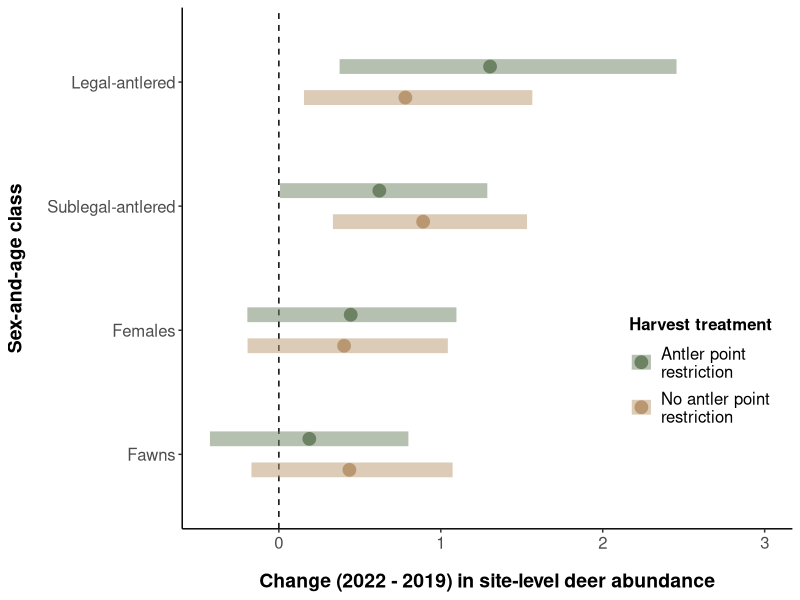
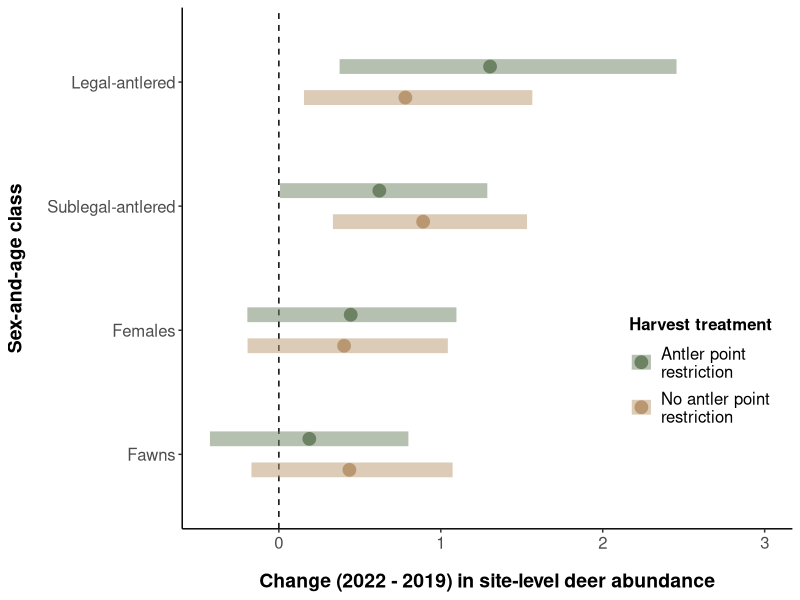

These figures' R source, in order:

##################################################
############### Difference Plots #################
##################################################

# Load packages.
library(ggplot2)
library(dplyr)
library(stringr)
library(scales)

# Read in the difference data by sex-and-age class and add class identifier.
fawn <- read.csv("Results_Diff_Fawns.csv") %>%
  mutate(class = "Fawns")

sub <- read.csv("Results_Diff_Sublegal.csv") %>%
  mutate(class = "Sublegal-antlered")

female <- read.csv("Results_Diff_Females.csv") %>%
  mutate(class = "Females")

legal <- read.csv("Results_Diff_Legal.csv") %>%
  mutate(class = "Legal-antlered")

# Combine data for all sex-and-age classes.
deer <- rbind(fawn, sub, female, legal)

# Rename the treatment and control areas (for clarity).
deer <- deer %>%
  mutate(trt_name = recode(trt_name, "APR" = "Antler point restriction", "Non-APR" = "No antler point restriction"))

# Plot 2022 - 2019 difference data for all sex-and-age classes in a single figure, stacked, and with a reference line at zero.
deer.diff <- ggplot(data = deer, aes(x = factor(class, level = c('Fawns', 'Females', 'Sublegal-antlered', 'Legal-antlered')), # Hack (order things backwards before the axis flip).
                                     y = mean, color = factor(trt_name, levels = c("No antler point restriction", "Antler point restriction")))) + # Hack (order things backwards before the axis flip).
  geom_hline(yintercept = 0, linetype = "dashed", size = 0.5, color = "black") + # Vertical reference line at zero.
  geom_errorbar(data = deer, size = 5, width = 0, alpha = 0.5, position = position_dodge(width = 0.5), mapping = aes(ymin = l95, ymax = u95)) +
  geom_point(position = position_dodge(width = 0.5), size = 4) +
  labs(x = "Sex-and-age class", y = "Change (2022 - 2019) in site-level deer abundance") + 
  theme_classic() +
  ylim(NA, 3) + # Add extra space for the legend (plus space for the deer silhouettes added later in PowerPoint).
  theme(axis.title.x = element_text(face = "bold", size = 14, margin = margin(t = 15)),
        axis.title.y = element_text(face = "bold", size = 14, margin = margin(r = 15))) +
  scale_x_discrete(labels = function(x) str_wrap(x, width = 10)) + # Wrap text for the longer labels.
  theme(axis.text = element_text(size = 12), 
        legend.text = element_text(size = 12),
        legend.title = element_text(size = 12, face = "bold"),
        legend.position = c(0.85, 0.3), # Manually position the legend.
        legend.key.height = unit(2.25, "lines")) + # Increase the spacing between legend items.
  scale_color_manual(values = c("#B99771", "#6D8163"), 
                     name = "Harvest treatment",
                     labels = c("No antler point\nrestriction", "Antler point\nrestriction")) +
  scale_fill_manual(values = c("#B99771", "#6D8163"), 
                    name = "Harvest treatment",
                    labels = c("No antler point\nrestriction", "Antler point\nrestriction")) +
  guides(color = guide_legend(reverse = TRUE)) + # Hack (reverse the order of legend items before the axis flip).
  coord_flip() # Lastly, flip the axes to make it a stacked plot.

# Take a look at the final figure.
deer.diff

# Save the plot (and scale it to fit in a Word doc nicely). Note that the resolution was reduced to accommodate GitHub size restrictions.
tiff(filename = "Figure_03.tiff", res = 300, units="in", width=6.5, height=5) 
print(deer.diff)
dev.off()
